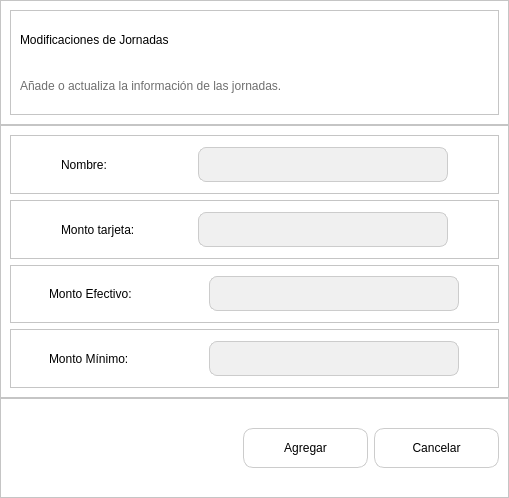
<?xml version="1.0" encoding="UTF-8"?>
<ui version="4.0">
 <class>MainWindow</class>
 <widget class="QMainWindow" name="MainWindow">
  <property name="geometry">
   <rect>
    <x>0</x>
    <y>0</y>
    <width>509</width>
    <height>498</height>
   </rect>
  </property>
  <property name="windowTitle">
   <string>Jornadas</string>
  </property>
  <property name="windowIcon">
   <iconset>
    <normaloff>InterfaceImages/313969136_5709585199110797_1271018789977176534_n.png</normaloff>InterfaceImages/313969136_5709585199110797_1271018789977176534_n.png</iconset>
  </property>
  <property name="styleSheet">
   <string notr="true">background-color: rgb(255, 255, 255);</string>
  </property>
  <widget class="QWidget" name="centralwidget">
   <layout class="QVBoxLayout" name="verticalLayout">
    <property name="spacing">
     <number>0</number>
    </property>
    <property name="leftMargin">
     <number>0</number>
    </property>
    <property name="topMargin">
     <number>0</number>
    </property>
    <property name="rightMargin">
     <number>0</number>
    </property>
    <property name="bottomMargin">
     <number>0</number>
    </property>
    <item>
     <widget class="QFrame" name="frame_2">
      <property name="minimumSize">
       <size>
        <width>0</width>
        <height>50</height>
       </size>
      </property>
      <property name="maximumSize">
       <size>
        <width>16777215</width>
        <height>125</height>
       </size>
      </property>
      <property name="frameShape">
       <enum>QFrame::StyledPanel</enum>
      </property>
      <property name="frameShadow">
       <enum>QFrame::Raised</enum>
      </property>
      <layout class="QHBoxLayout" name="horizontalLayout">
       <item>
        <widget class="QFrame" name="frame">
         <property name="minimumSize">
          <size>
           <width>350</width>
           <height>0</height>
          </size>
         </property>
         <property name="maximumSize">
          <size>
           <width>650</width>
           <height>16777215</height>
          </size>
         </property>
         <property name="frameShape">
          <enum>QFrame::StyledPanel</enum>
         </property>
         <property name="frameShadow">
          <enum>QFrame::Raised</enum>
         </property>
         <layout class="QVBoxLayout" name="verticalLayout_2">
          <item>
           <widget class="QLabel" name="label_11">
            <property name="enabled">
             <bool>true</bool>
            </property>
            <property name="styleSheet">
             <string notr="true">color: rgb(0, 0, 0);
font: bold 12pt &quot;Nunito&quot;;</string>
            </property>
            <property name="text">
             <string>Modificaciones de Jornadas</string>
            </property>
           </widget>
          </item>
          <item>
           <widget class="QLabel" name="label_12">
            <property name="maximumSize">
             <size>
              <width>16777215</width>
              <height>55</height>
             </size>
            </property>
            <property name="styleSheet">
             <string notr="true">color: rgb(111, 111, 111);
font: bold 7pt &quot;Nunito&quot;;</string>
            </property>
            <property name="text">
             <string>Añade o actualiza la información de las jornadas.</string>
            </property>
           </widget>
          </item>
         </layout>
        </widget>
       </item>
      </layout>
     </widget>
    </item>
    <item>
     <widget class="QFrame" name="frame_3">
      <property name="frameShape">
       <enum>QFrame::StyledPanel</enum>
      </property>
      <property name="frameShadow">
       <enum>QFrame::Raised</enum>
      </property>
      <layout class="QVBoxLayout" name="verticalLayout_3">
       <item>
        <widget class="QFrame" name="frame_6">
         <property name="frameShape">
          <enum>QFrame::StyledPanel</enum>
         </property>
         <property name="frameShadow">
          <enum>QFrame::Raised</enum>
         </property>
         <layout class="QHBoxLayout" name="horizontalLayout_7">
          <property name="leftMargin">
           <number>50</number>
          </property>
          <property name="rightMargin">
           <number>50</number>
          </property>
          <item>
           <widget class="QLabel" name="label_13">
            <property name="minimumSize">
             <size>
              <width>125</width>
              <height>0</height>
             </size>
            </property>
            <property name="styleSheet">
             <string notr="true">color: rgb(0, 0, 0);
font: bold 9pt &quot;Nunito&quot;;</string>
            </property>
            <property name="text">
             <string>Nombre:</string>
            </property>
           </widget>
          </item>
          <item>
           <widget class="QLineEdit" name="le_agNombreJornada">
            <property name="minimumSize">
             <size>
              <width>250</width>
              <height>35</height>
             </size>
            </property>
            <property name="maximumSize">
             <size>
              <width>200</width>
              <height>16777215</height>
             </size>
            </property>
            <property name="styleSheet">
             <string notr="true">QLineEdit {
    background-color: #f0f0f0; /* Color de fondo deseado */
    border: 1px solid #ccc; /* Color del borde deseado */
    padding: 5px; /* Espacio alrededor del texto */
    color: rgb(0, 0, 0); /* Color del texto deseado */
  	font: 9pt &quot;Nunito&quot;; /* Fuente deseada */
    font-size: 14px; /* Tamaño de fuente deseado */
    border-radius: 8px; /* Redondear las esquinas */
}
</string>
            </property>
            <property name="text">
             <string/>
            </property>
           </widget>
          </item>
         </layout>
        </widget>
       </item>
       <item>
        <widget class="QFrame" name="frame_8">
         <property name="frameShape">
          <enum>QFrame::StyledPanel</enum>
         </property>
         <property name="frameShadow">
          <enum>QFrame::Raised</enum>
         </property>
         <layout class="QHBoxLayout" name="horizontalLayout_5">
          <property name="leftMargin">
           <number>50</number>
          </property>
          <property name="rightMargin">
           <number>50</number>
          </property>
          <item>
           <widget class="QLabel" name="label_15">
            <property name="minimumSize">
             <size>
              <width>125</width>
              <height>0</height>
             </size>
            </property>
            <property name="styleSheet">
             <string notr="true">color: rgb(0, 0, 0);
font: bold 9pt &quot;Nunito&quot;;</string>
            </property>
            <property name="text">
             <string>Monto tarjeta:</string>
            </property>
           </widget>
          </item>
          <item>
           <widget class="QLineEdit" name="le_agMontoTarjeta">
            <property name="minimumSize">
             <size>
              <width>250</width>
              <height>35</height>
             </size>
            </property>
            <property name="maximumSize">
             <size>
              <width>200</width>
              <height>16777215</height>
             </size>
            </property>
            <property name="styleSheet">
             <string notr="true">QLineEdit {
    background-color: #f0f0f0; /* Color de fondo deseado */
    border: 1px solid #ccc; /* Color del borde deseado */
    padding: 5px; /* Espacio alrededor del texto */
    color: rgb(0, 0, 0); /* Color del texto deseado */
  	font: 9pt &quot;Nunito&quot;; /* Fuente deseada */
    font-size: 14px; /* Tamaño de fuente deseado */
    border-radius: 8px; /* Redondear las esquinas */
}
</string>
            </property>
            <property name="text">
             <string/>
            </property>
           </widget>
          </item>
         </layout>
        </widget>
       </item>
       <item>
        <widget class="QFrame" name="frame_9">
         <property name="frameShape">
          <enum>QFrame::StyledPanel</enum>
         </property>
         <property name="frameShadow">
          <enum>QFrame::Raised</enum>
         </property>
         <layout class="QHBoxLayout" name="horizontalLayout_2">
          <item>
           <widget class="QLabel" name="label_16">
            <property name="minimumSize">
             <size>
              <width>125</width>
              <height>0</height>
             </size>
            </property>
            <property name="maximumSize">
             <size>
              <width>0</width>
              <height>16777215</height>
             </size>
            </property>
            <property name="styleSheet">
             <string notr="true">color: rgb(0, 0, 0);
font: bold 9pt &quot;Nunito&quot;;</string>
            </property>
            <property name="text">
             <string>Monto Efectivo:</string>
            </property>
           </widget>
          </item>
          <item>
           <widget class="QLineEdit" name="le_agMontoEfectivo">
            <property name="minimumSize">
             <size>
              <width>250</width>
              <height>35</height>
             </size>
            </property>
            <property name="maximumSize">
             <size>
              <width>200</width>
              <height>16777215</height>
             </size>
            </property>
            <property name="styleSheet">
             <string notr="true">QLineEdit {
    background-color: #f0f0f0; /* Color de fondo deseado */
    border: 1px solid #ccc; /* Color del borde deseado */
    padding: 5px; /* Espacio alrededor del texto */
    color: rgb(0, 0, 0); /* Color del texto deseado */
  	font: 9pt &quot;Nunito&quot;; /* Fuente deseada */
    font-size: 14px; /* Tamaño de fuente deseado */
    border-radius: 8px; /* Redondear las esquinas */
}
</string>
            </property>
            <property name="text">
             <string/>
            </property>
           </widget>
          </item>
         </layout>
        </widget>
       </item>
       <item>
        <widget class="QFrame" name="frame_10">
         <property name="frameShape">
          <enum>QFrame::StyledPanel</enum>
         </property>
         <property name="frameShadow">
          <enum>QFrame::Raised</enum>
         </property>
         <layout class="QHBoxLayout" name="horizontalLayout_4">
          <item>
           <widget class="QLabel" name="label_17">
            <property name="minimumSize">
             <size>
              <width>125</width>
              <height>0</height>
             </size>
            </property>
            <property name="maximumSize">
             <size>
              <width>0</width>
              <height>16777215</height>
             </size>
            </property>
            <property name="styleSheet">
             <string notr="true">color: rgb(0, 0, 0);
font: bold 9pt &quot;Nunito&quot;;</string>
            </property>
            <property name="text">
             <string>Monto Mínimo:</string>
            </property>
           </widget>
          </item>
          <item>
           <widget class="QLineEdit" name="le_agMontoEfectivo_2">
            <property name="minimumSize">
             <size>
              <width>250</width>
              <height>35</height>
             </size>
            </property>
            <property name="maximumSize">
             <size>
              <width>200</width>
              <height>16777215</height>
             </size>
            </property>
            <property name="styleSheet">
             <string notr="true">QLineEdit {
    background-color: #f0f0f0; /* Color de fondo deseado */
    border: 1px solid #ccc; /* Color del borde deseado */
    padding: 5px; /* Espacio alrededor del texto */
    color: rgb(0, 0, 0); /* Color del texto deseado */
  	font: 9pt &quot;Nunito&quot;; /* Fuente deseada */
    font-size: 14px; /* Tamaño de fuente deseado */
    border-radius: 8px; /* Redondear las esquinas */
}
</string>
            </property>
            <property name="text">
             <string/>
            </property>
           </widget>
          </item>
         </layout>
        </widget>
       </item>
      </layout>
     </widget>
    </item>
    <item>
     <widget class="QFrame" name="frame_4">
      <property name="minimumSize">
       <size>
        <width>0</width>
        <height>100</height>
       </size>
      </property>
      <property name="maximumSize">
       <size>
        <width>16777215</width>
        <height>100</height>
       </size>
      </property>
      <property name="frameShape">
       <enum>QFrame::StyledPanel</enum>
      </property>
      <property name="frameShadow">
       <enum>QFrame::Raised</enum>
      </property>
      <layout class="QHBoxLayout" name="horizontalLayout_3">
       <item>
        <spacer name="horizontalSpacer_2">
         <property name="orientation">
          <enum>Qt::Horizontal</enum>
         </property>
         <property name="sizeHint" stdset="0">
          <size>
           <width>189</width>
           <height>20</height>
          </size>
         </property>
        </spacer>
       </item>
       <item>
        <widget class="QPushButton" name="btn_agregar_jorna">
         <property name="minimumSize">
          <size>
           <width>125</width>
           <height>0</height>
          </size>
         </property>
         <property name="maximumSize">
          <size>
           <width>125</width>
           <height>40</height>
          </size>
         </property>
         <property name="styleSheet">
          <string notr="true">QPushButton {
    border: 1px solid #ccc;
    border-radius: 10px;           /* Bordes redondeados con radio de 10 píxeles */
    padding: 5px;
	font: bold 9pt &quot;Nunito&quot;;                  /* Espaciado interno del botón */
}

QPushButton:hover{
font: bold 9pt &quot;Nunito&quot;;
background-color: #f0f0f0; /* Color de fondo deseado */
}
</string>
         </property>
         <property name="text">
          <string>Agregar</string>
         </property>
         <property name="icon">
          <iconset>
           <normaloff>InterfaceImages/lista-de-verificacion (1).png</normaloff>InterfaceImages/lista-de-verificacion (1).png</iconset>
         </property>
        </widget>
       </item>
       <item>
        <widget class="QPushButton" name="pushButton_8">
         <property name="minimumSize">
          <size>
           <width>125</width>
           <height>0</height>
          </size>
         </property>
         <property name="maximumSize">
          <size>
           <width>125</width>
           <height>40</height>
          </size>
         </property>
         <property name="styleSheet">
          <string notr="true">QPushButton {
    border: 1px solid #ccc;
    border-radius: 10px;           /* Bordes redondeados con radio de 10 píxeles */
    padding: 5px;
	font: bold 9pt &quot;Nunito&quot;;                  /* Espaciado interno del botón */
}

QPushButton:hover{
font: bold 9pt &quot;Nunito&quot;;
background-color: #f0f0f0; /* Color de fondo deseado */
}
</string>
         </property>
         <property name="text">
          <string>Cancelar</string>
         </property>
         <property name="icon">
          <iconset>
           <normaloff>InterfaceImages/eliminar.png</normaloff>InterfaceImages/eliminar.png</iconset>
         </property>
        </widget>
       </item>
      </layout>
     </widget>
    </item>
   </layout>
  </widget>
 </widget>
 <resources/>
 <connections/>
</ui>
